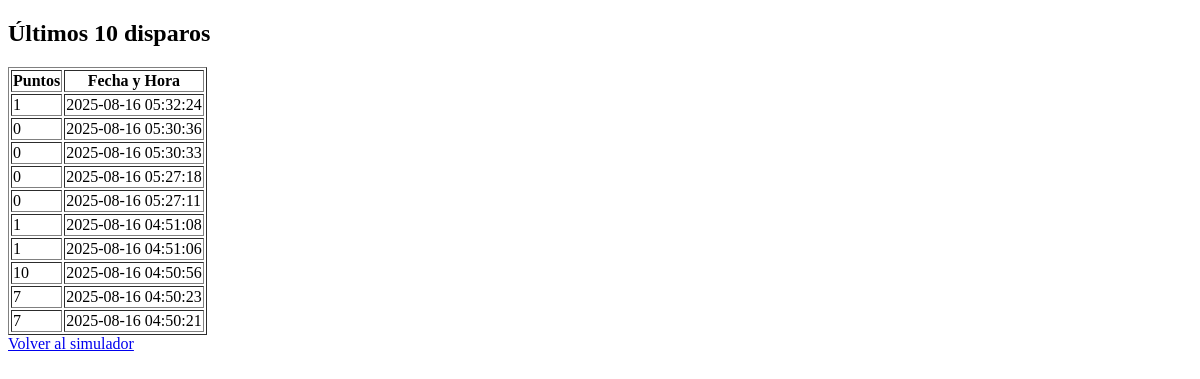
The page /estadisticas (signed in) on the database as committed earlier.
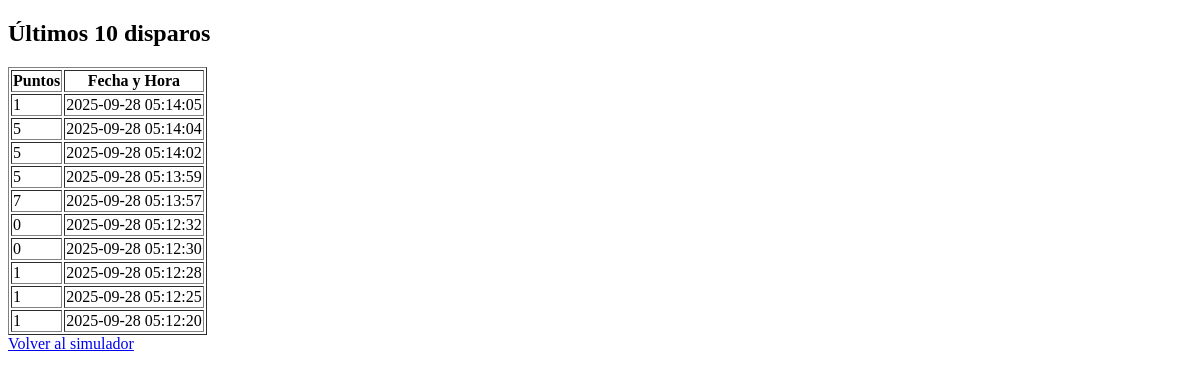
The same page on the database as committed later.
### tables this page shows
CREATE TABLE disparos (
    id INTEGER PRIMARY KEY AUTOINCREMENT,
    usuario_id INTEGER,
    x INTEGER,
    y INTEGER,
    puntos INTEGER,
    timestamp DATETIME DEFAULT CURRENT_TIMESTAMP,
    FOREIGN KEY(usuario_id) REFERENCES usuarios(id)
);

### app.py (the view)
@app.route('/estadisticas')
def estadisticas():
    if 'user_id' not in session:
        return redirect('/login')
    conn = get_db_connection()
    rows = conn.execute("SELECT puntos, timestamp FROM disparos WHERE usuario_id = ? ORDER BY timestamp DESC LIMIT 10",
                        (session['user_id'],)).fetchall()
    conn.close()
    return render_template('estadisticas.html', disparos=rows)

### app.py (called while the page is built)
def get_db_connection():
    conn = sqlite3.connect('database.db')
    conn.row_factory = sqlite3.Row
    return conn

### templates/estadisticas.html (shortened to what this page needs)
<!DOCTYPE html>
<html lang="es">
<head>
</head>
<body>
    <h2>Últimos 10 disparos</h2>
    <table border="1">
        <tr>
            <th>Puntos</th>
            <th>Fecha y Hora</th>
        </tr>
        {% for d in disparos %}
        <tr>
            <td>{{ d['puntos'] }}</td>
            <td>{{ d['timestamp'] }}</td>
        </tr>
        {% endfor %}
    </table>
    <a href="/simulador">Volver al simulador</a>
</body>
</html>

Rows that differ between the two databases and show on the page:
no longer on this page (row unchanged): disparos: puntos "1", timestamp "2025-08-16 05:32:24"
no longer on this page (row unchanged): disparos: puntos "0", timestamp "2025-08-16 05:30:36"
no longer on this page (row unchanged): disparos: puntos "0", timestamp "2025-08-16 05:30:33"
no longer on this page (row unchanged): disparos: puntos "0", timestamp "2025-08-16 05:27:18"
no longer on this page (row unchanged): disparos: puntos "0", timestamp "2025-08-16 05:27:11"
no longer on this page (row unchanged): disparos: puntos "1", timestamp "2025-08-16 04:51:08"
no longer on this page (row unchanged): disparos: puntos "1", timestamp "2025-08-16 04:51:06"
no longer on this page (row unchanged): disparos: puntos "10", timestamp "2025-08-16 04:50:56"
no longer on this page (row unchanged): disparos: puntos "7", timestamp "2025-08-16 04:50:23"
no longer on this page (row unchanged): disparos: puntos "7", timestamp "2025-08-16 04:50:21"
added disparos: puntos "1", timestamp "2025-09-28 05:14:05"
added disparos: puntos "5", timestamp "2025-09-28 05:14:04"
added disparos: puntos "5", timestamp "2025-09-28 05:14:02"
added disparos: puntos "5", timestamp "2025-09-28 05:13:59"
added disparos: puntos "7", timestamp "2025-09-28 05:13:57"
added disparos: puntos "0", timestamp "2025-09-28 05:12:32"
added disparos: puntos "0", timestamp "2025-09-28 05:12:30"
added disparos: puntos "1", timestamp "2025-09-28 05:12:28"
added disparos: puntos "1", timestamp "2025-09-28 05:12:25"
added disparos: puntos "1", timestamp "2025-09-28 05:12:20"
